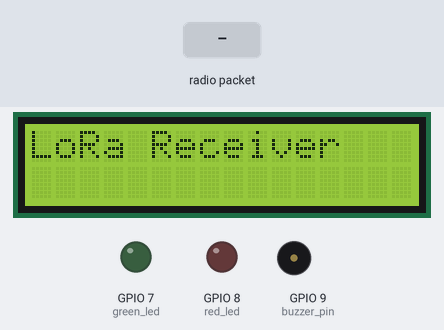
Bench run of a sketch on a simulated ESP8266 (NodeMCU). Parts: 16×2 character LCD, output pins drawn as LEDs (lit = HIGH), buzzer (waves = sounding, pin HIGH). The inputs (shaded band) are chosen by the test bench. WiFi joins after 1.5 s; servers stay silent unless stated; no radio packets arrive unless stated; web services answer with replies made up by the test bench; what the sketch prints to the serial monitor is not drawn.

Above: at 1.6 s.
5.4 s: radio packet "1" arrives
At 6.7 s:
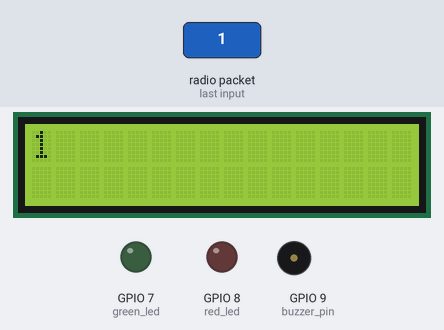
At 8.3 s:
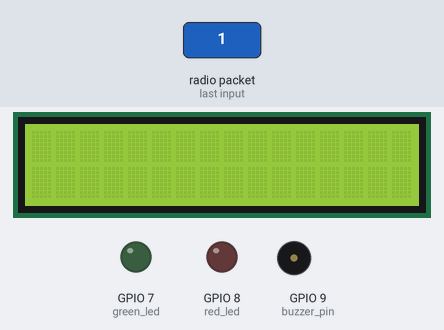
Timing chart, 0 to 9.8 s (numbered marks = the images above; inputs shaded):
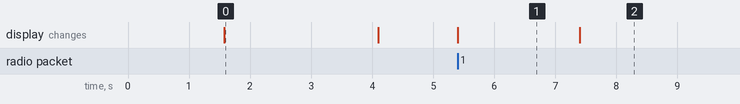

The sketch:

nodemcu_lora_receiver.ino
```cpp
#include <Wire.h>
#include <SPI.h>
#include <LoRa.h>

#include <ESP8266WiFi.h>
#include <ESP8266HTTPClient.h>
#include <WiFiClient.h>

#include <ESP8266WiFiMulti.h>
ESP8266WiFiMulti WiFiMulti;


#include <LiquidCrystal_I2C.h>

const char* ssid = "network";                 // We write the name of our network here.
const char* password = "network password";           // We write the password of our network here.
//
const char* api_key = "9D9YPGYTPOO0QKMR";

const char* serverName = "https://api.thingspeak.com/update?api_key=";

int buzzer_pin = 9; //buzzer_pin to arduino pin 9
int red_led = 8;
int green_led = 7;

unsigned long previousMillis = 0;
const long interval = 5000;

const char* ip = "184.106.153.149";                               //Thingspeak ip adress
float calibration_value = 21.34;
float volt_turb, volt_ph, ntu, ph_val;

LiquidCrystal_I2C lcd(0x27, 16, 2);


String httpGETRequest(const char* serverName) {
  WiFiClient client;
  HTTPClient http;

  // Your IP address with path or Domain name with URL path
  http.begin(client, serverName);

  // Send HTTP GET request
  int httpResponseCode = http.GET();

  String payload = "--";

  if (httpResponseCode > 0) {
    Serial.print("HTTP Response code: ");
    Serial.println(httpResponseCode);
    payload = http.getString();
  }
  else {
    Serial.print("Error code: ");
    Serial.println(httpResponseCode);
  }
  // Free resources
  http.end();

  return payload;
}

void setup() {

  Serial.begin(115200);  // We are starting our communication with the serial port.

  Serial.print("Connecting to ");
  Serial.println(ssid);
  WiFi.begin(ssid, password);
  while (WiFi.status() != WL_CONNECTED) {
    delay(500);
    Serial.print(".");
  }
  Serial.println("");
  Serial.println("Connected to WiFi");

  pinMode(buzzer_pin, OUTPUT); // Set buzzer_pin - pin 9 as an output
  pinMode(red_led, OUTPUT); // Set red_ led - pin 8 as an output
  pinMode(green_led, OUTPUT); // Set green_led - pin 7 as an output

  lcd.begin();
  lcd.backlight();
  lcd.setCursor(0, 0);
  lcd.print("LoRa Receiver");
  delay(2500);
  lcd.clear();

  if (!LoRa.begin(915E6)) {
    Serial.println("Failed to start LoRa");
    delay(2000);
    while (1);
  }

}
void loop() {
  //  volt_turb = 0;
  //  for (int i = 0; i < 800; i++) {
  //    volt_turb += ((float)analogRead(turb_sens_pin ) / 1023) * 5;
  //  }
  //  volt_turb = volt_turb / 800;
  //  volt_turb = round_to_dp(volt_turb, 2);
  //
  //  if (volt_turb < 2.5) {
  //    ntu = 3000;
  //  } else {
  //    ntu = -1120.4 * sq(volt_turb) + 5742.3 * volt_turb - 4353.8;
  //  }                                            // We wait 1 second for sending new data.
  //  volt_ph = 0;
  //  for(int i=0;i<10;i++){
  //    volt_ph+= ((float)analogRead(ph_sens_pin) *5.0/1024/6);
  //  }
  //
  //  volt_ph = volt_ph/10;
  //  volt_ph =round_to_dp(volt_ph,2);
  //
  //  ph_val = -5.70 * volt_ph +calibration_value;

  lcd.clear();
  int packetSize = LoRa.parsePacket();
  if (packetSize) {

    Serial.print("Received packet '");

    while (LoRa.available()) {
      Serial.print((char)LoRa.read());
    }

    lcd.print(packetSize);

    Serial.print("' with RSSI ");
    Serial.println(LoRa.packetRssi());
    delay(2000);
  }

  unsigned long currentMillis = millis();

  if (currentMillis - previousMillis >= interval) {
    // Check WiFi connection status
    if ((WiFiMulti.run() == WL_CONNECTED)) {
      httpGETRequest(serverName);

      // save the last HTTP GET Request
      previousMillis = currentMillis;
    }
    else {
      Serial.println("WiFi Disconnected");
    }
  }
}
```

Measured:
- after the input at 5.4 s, the display: changes at once (image 1)
- what the display in image 0 shows lasts 2.5 s, from 1.6 s to 4.1 s
- what the display in image 1 shows lasts 2.0 s, from 5.4 s to 7.4 s
